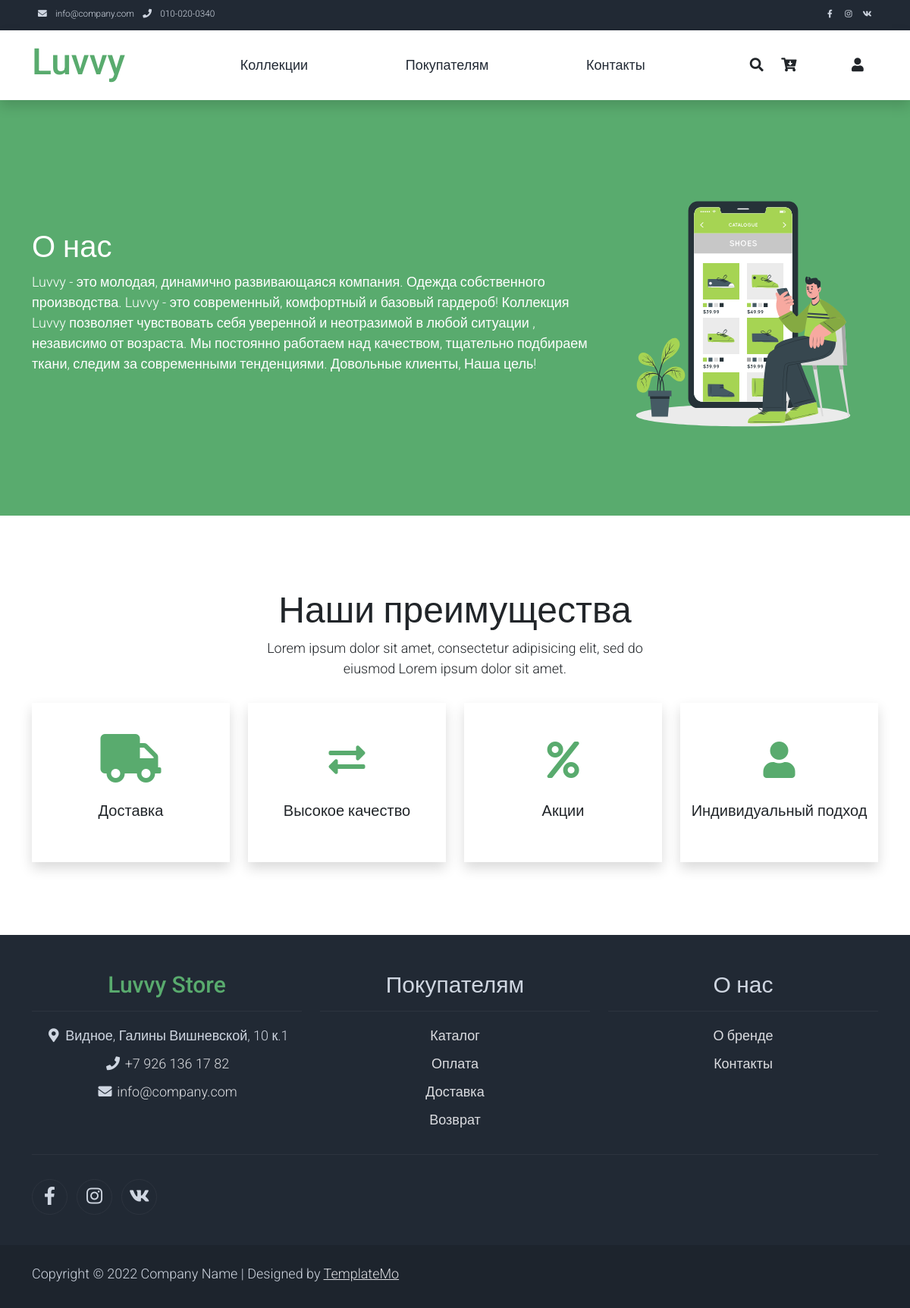
/about, run on the app's committed database.
### shop_app/models.py (models this page shows, shortened)
class AboutModel(models.Model):
    heading = models.CharField('Заголовок', max_length=20, db_index=True)
    description = models.TextField('Содержание', blank=True)
    image = models.ImageField('Изображение', upload_to='products/about/', blank=True)
    class Meta:
        verbose_name = 'О нас'
        verbose_name_plural = 'О нас'

### shop_app/views.py (the view)
# urls.py: path('about', AboutView.as_view(), name='about'),
class AboutView(ListView):
    model = AboutModel
    template_name = 'shop_app/about.html'
    context_object_name = 'about_us'
    def get_context_data(self, *, object_list=None, **kwargs):
        context = super(AboutView, self).get_context_data(**kwargs)
        return context

### shop_app/templates/shop_app/about.html (shortened to what this page needs)
{% extends 'shop_app/base.html' %}
{% load static %}
{% block about %}
    <section class="bg-success py-5">
        <div class="container">
            <div class="row align-items-center py-5">
            {% for about in about_us %}
                <div class="col-md-8 text-white">
                    <h1>{{ about.heading }}</h1>
                    <p>
                        {{ about.description }}
                    </p>
                </div>
                <div class="col-md-4">
                    <img src="{% static 'shop_app/img/about-hero.svg' %}" alt="About Hero">
                </div>
            {% endfor %}
            </div>
        </div>
    </section>
    <section class="container py-5">
        <div class="row text-center pt-5 pb-3">
            <div class="col-lg-6 m-auto">
                <h1 class="h1">Наши преимущества</h1>
                <p>
                    Lorem ipsum dolor sit amet, consectetur adipisicing elit, sed do eiusmod
                    Lorem ipsum dolor sit amet.
                </p>
            </div>
        </div>
        <div class="row">
            <div class="col-md-6 col-lg-3 pb-5">
                <div class="h-100 py-5 services-icon-wap shadow">
                    <div class="h1 text-success text-center"><i class="fa fa-truck fa-lg"></i></div>
                    <h2 class="h5 mt-4 text-center">Доставка</h2>
                </div>
            </div>
            <div class="col-md-6 col-lg-3 pb-5">
                <div class="h-100 py-5 services-icon-wap shadow">
                    <div class="h1 text-success text-center"><i class="fas fa-exchange-alt"></i></div>
                    <h2 class="h5 mt-4 text-center">Высокое качество</h2>
                </div>
            </div>
            <div class="col-md-6 col-lg-3 pb-5">
                <div class="h-100 py-5 services-icon-wap shadow">
                    <div class="h1 text-success text-center"><i class="fa fa-percent"></i></div>
                    <h2 class="h5 mt-4 text-center">Акции</h2>
                </div>
            </div>
            <div class="col-md-6 col-lg-3 pb-5">
                <div class="h-100 py-5 services-icon-wap shadow">
                    <div class="h1 text-success text-center"><i class="fa fa-user"></i></div>
                    <h2 class="h5 mt-4 text-center">Индивидуальный подход</h2>
                </div>
            </div>
        </div>
    </section>
{% endblock %}

### shop_app/static/shop_app/css/templatemo.css (style rules this page uses)
body, ul, li, p, a, label, input, div { font-family: 'Roboto', sans-serif; font-size: 18px !important; font-weight: 300 !important; }
.h1 { font-family: 'Roboto', sans-serif; font-size: 48px !important; font-weight: 200 !important; }
.text-success { color: #59ab6e !important; }
.bg-success { background-color: #59ab6e !important; }
.services-icon-wap { transition: .3s; }

### data on the page
AboutModel: heading "О нас", description "Luvvy - это молодая, динамично развивающаяся компания. Одежда собственного производства. Luvvy - это современный, комфортный и базовый гардероб! Коллекция Luvvy позволяет чувствовать себя уверенной и неотразимой в любой ситуации , независимо от возраста. Мы постоянно работаем над качеством, тщательно подбираем ткани, следим за современными тенденциями. Довольные клиенты, Наша цель!"
